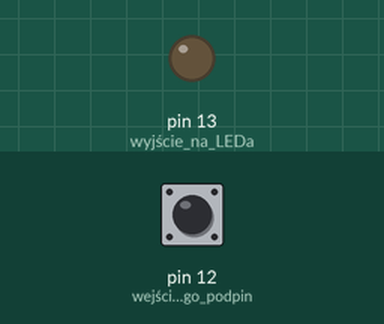
Recording of a sketch running on a simulated Arduino Uno, built with avr-gcc and run on an emulated ATmega328P. Parts: output pins drawn as LEDs (lit = HIGH). Inputs (shaded band) come from the test bench; at power-on: pin 12 (wejście_do_którego_podpin) HIGH.

Above: at 1.2 s.
1.3 s: pin 12 (wejście_do_którego_podpin) pulled LOW for 0.15 s
At 2.5 s:
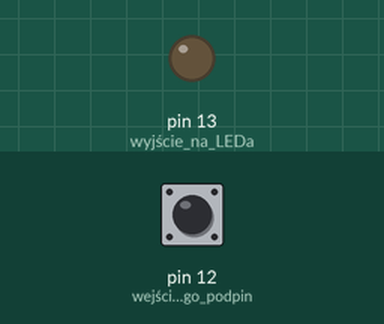
3.0 s: pin 12 (wejście_do_którego_podpin) pulled LOW for 1 s
At 3.8 s:
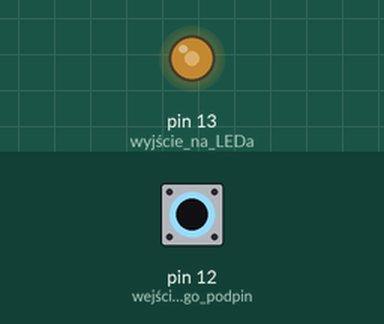
5.5 s: pin 12 (wejście_do_którego_podpin) pulled LOW for 3.2 s
At 9.4 s:
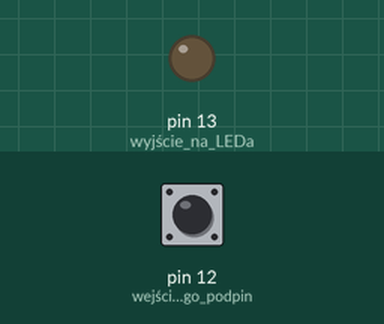
10.2 s: pin 12 (wejście_do_którego_podpin) pulled LOW for 0.15 s
At 11.6 s:
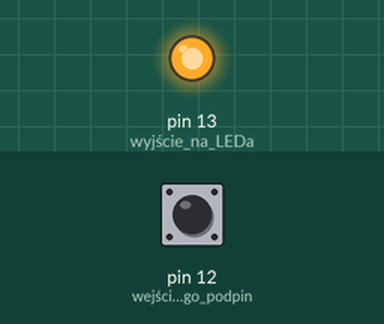
Timing chart, 0 to 12.9 s (numbered marks = the images above; inputs shaded):
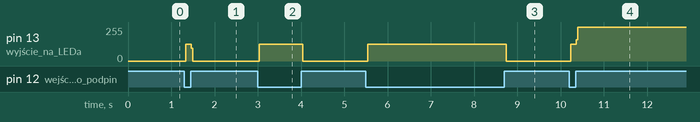

The sketch:

zadanie3.ino
```cpp
// Zadanie 3
// Ten sam przycisk ma działać jako włącznik i wyłącznik LEDa
// schemat podłączenia: rysunek 4

int led = LOW;            // aktualny stan LEDa (wyłączony)
int button;               // czytanie stanu przycisku

void setup(){
  pinMode(13, OUTPUT);    	 // wyjście na LEDa
  pinMode(12, INPUT_PULLUP);     // wejście do którego podpinamy przycisk (jest w stanie wysokim)
}

void loop(){
  button = digitalRead(12);    // odczytujemy wartość z przycisku

  if (button == LOW){          // jeżeli przycisk jest wciśnięty to:
    if (led == HIGH){          // jeżeli stan leda jest wysoki
      led = LOW;               // to przestaje świecić
    }
      else{
      led = HIGH;              // w przeciwnym wypadku zaczyna świecić
      }
  }
digitalWrite(13,led);          // zapisujemy stan leda
}
// LED w tym przypadku nie będzie działał tak jak potrzeba, przyczyną tego są drgania przycisku, fajnie to widać na oscyloskopie (rys. 5)
```

Measured:
- after the input at 1.3 s, pin 13 (wyjście_na_LEDa): 0/255 → 125/255 at once, → 0/255 0.12 s later
- after the input at 3.0 s, pin 13 (wyjście_na_LEDa): 0/255 → 125/255 at once, → 0/255 1.0 s later
- after the input at 5.5 s, pin 13 (wyjście_na_LEDa): 0/255 → 125/255 at once, → 0/255 3.2 s later
- after the input at 10.2 s, pin 13 (wyjście_na_LEDa): 0/255 → 125/255 at once, → 255/255 0.12 s later
